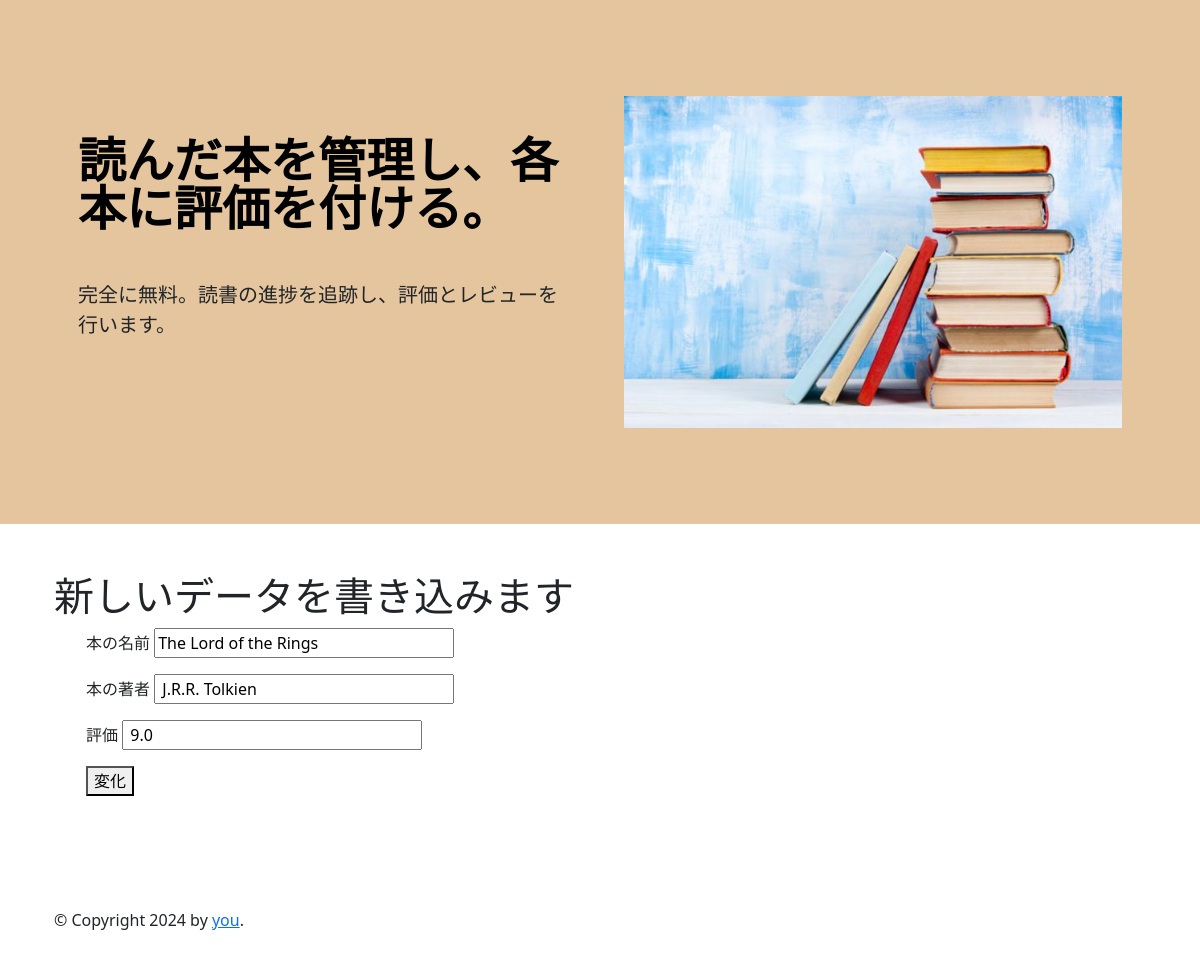
/edit/3, run on an earlier commit of the app's database.
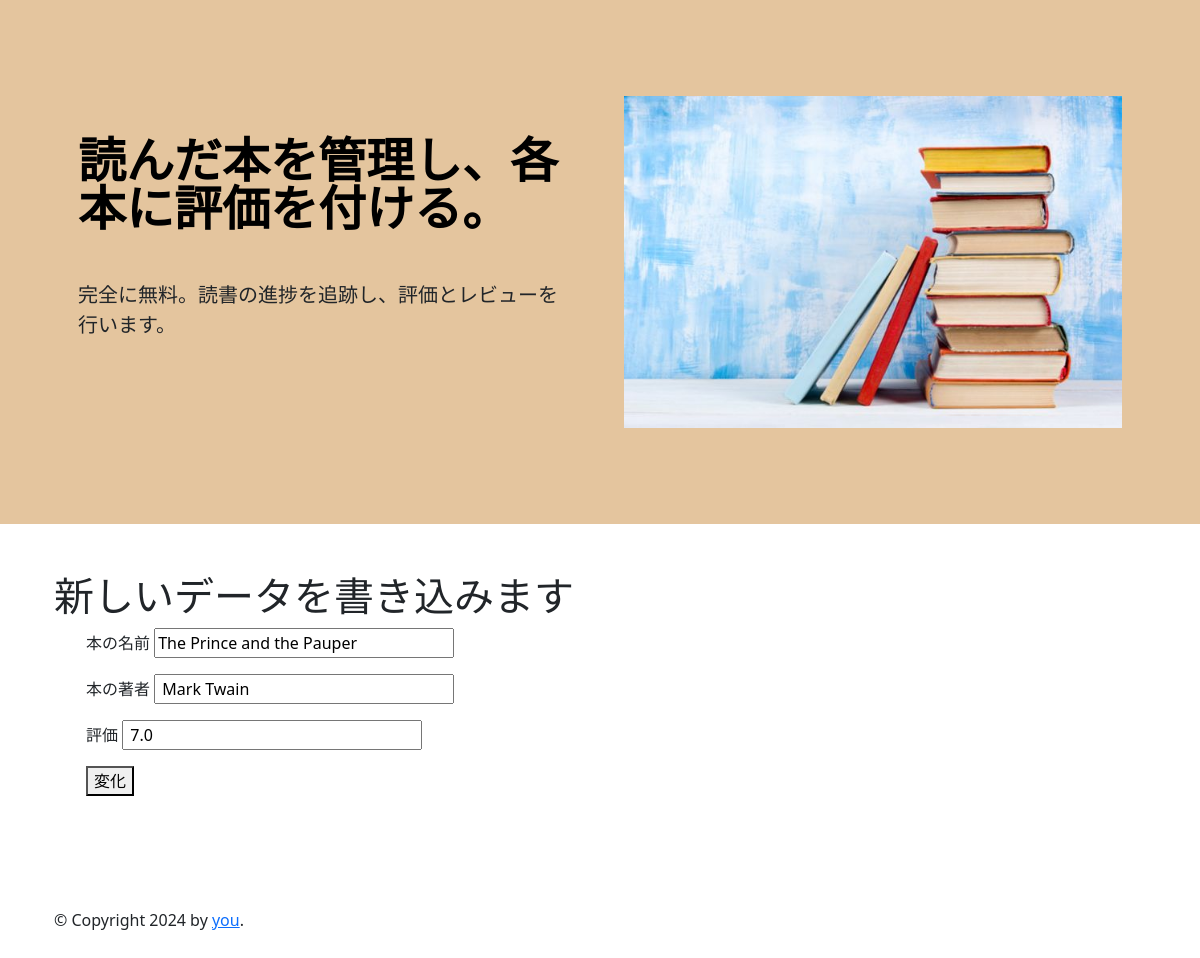
And on a later commit of the database.
### main.py (models this page shows, shortened)
class Book(db.Model):
    id = db.Column('id', db.Integer, primary_key=True)
    title = db.Column(db.String(100), unique=True, nullable=False)
    author = db.Column(db.String(250), unique=False, nullable=False)
    rating = db.Column(db.Float(), unique=False, nullable=False)

### main.py (the view)
@app.route('/edit/<id_number>')
def edit(id_number):
    print(id_number)
    book = db.get_or_404(Book, id_number)
    print(f'this is the book you are looking for: {book.title}')
    return render_template('edit.html', book_data=book)

### templates/edit.html (shortened to what this page needs)
<!DOCTYPE html>
{% extends "base.html" %}
{% block content %}
<h1>新しいデータを書き込みます</h1>
<form action="{{ url_for('update')  }}" method="POST">
    <ul>
        <label>本の名前</label>
        <input style="width: 300px;" name="title" type="text" value="{{ book_data.title }} ">
    </ul>
    <ul>
        <label>本の著者</label>
        <input style="width: 300px;" name="author" value=" {{ book_data.author }} ">
    </ul>
    <ul>
        <label>評価</label>
        <input style="width: 300px;" name="rating" value=" {{ book_data.rating }}  ">
    </ul>
    <ul>
        <button> 変化</button>
    </ul>
</form>
{% endblock %}

What changed in the data, as far as the page shows it:
changed Book: title "The Lord of the Rings" → "The Prince and the Pauper"; author "J.R.R. Tolkien" → "Mark Twain"; rating "9.0" → "7.0"
